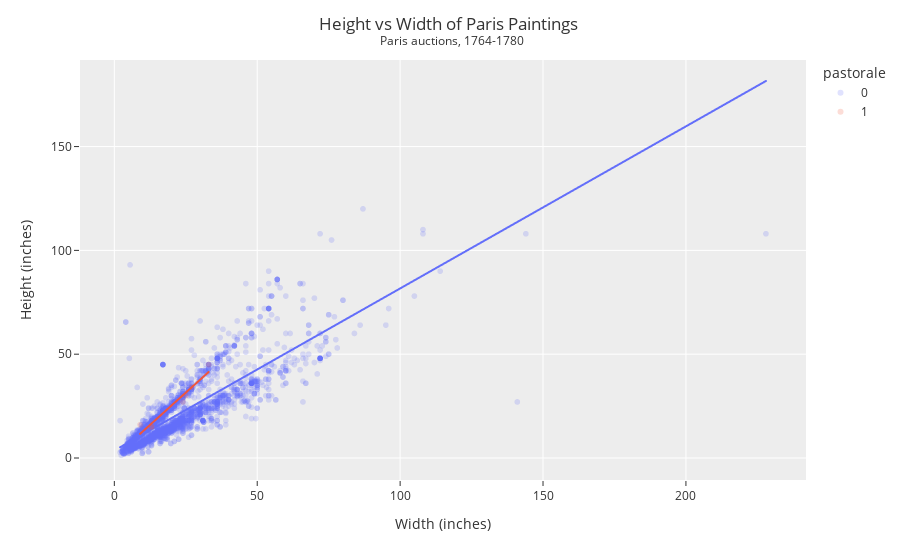

Here is the notebook cell this chart was saved with:
### Markdown cell above
IN the plot above we added another variable by coloring by whether or not there were landscape features in the painting. Then the trendline='ols' now gives us two lines. Here there is some evidence that if a painting in landscape, then it tends to be wider than it is tall.

**Exercise 1** Redo the plot above except color by some other variable that takes values of zero or one. Describe what the ols trendline tells you about the height and width of that type of painting. Eg. Does a painting being described as pastoral mean it is taller or wider than if it is not pastoral?

1. Choose a column that has just 0 and 1 as entries
2. Change those values into strings using apply and lambda
3. Do a value counts and talk about the balance in the data
4. Create a scatter plot with an old trendline colored by your focal column
5. Describe in words what you plot is telling you.

### Code cell
DF['pastorale'] = DF['pastorale'].apply(lambda x: str(x))

fig = px.scatter(DF,
                 x='Width_in',
                 y="Height_in",
                 color='pastorale',
                 opacity=0.2,
                 trendline='ols')

fig.update_layout(template="ggplot2",
                  title='Height vs Width of Paris Paintings <br><sup> Paris auctions, 1764-1780</sup>',
                  title_x=0.5,
                  xaxis_title="Width (inches)",
                  yaxis_title="Height (inches)")

fig.show()

### Figure 1 — Plotly figure (JSON) as saved in the notebook; plotly's stock layout.template omitted (floating-point values rounded to 4 significant figures; data arrays with more than 128 entries replaced by an {"elided": "..."} marker saying what was removed)
{"data": [{"hovertemplate": "pastorale=0<br>Width_in=%{x}<br>Height_in=%{y}<extra></extra>", "legendgroup": "0", "marker": {"color": "#636efa", "opacity": 0.2, "symbol": "circle"}, "mode": "markers", "name": "0", "showlegend": true, "type": "scattergl", "x": {"elided": "3386 float values"}, "xaxis": "x", "y": {"elided": "3386 float values"}, "yaxis": "y"}, {"hovertemplate": "<b>OLS trendline</b><br>Height_in = 0.780573 * Width_in + 3.61212<br>R<sup>2</sup>=0.683118<br><br>pastorale=0<br>Width_in=%{x}<br>Height_in=%{y} <b>(trend)</b><extra></extra>", "legendgroup": "0", "marker": {"color": "#636efa", "symbol": "circle"}, "mode": "lines", "name": "0", "showlegend": false, "type": "scattergl", "x": {"elided": "3128 float values"}, "xaxis": "x", "y": {"elided": "3128 float values"}, "yaxis": "y"}, {"hovertemplate": "pastorale=1<br>Width_in=%{x}<br>Height_in=%{y}<extra></extra>", "legendgroup": "1", "marker": {"color": "#EF553B", "opacity": 0.2, "symbol": "circle"}, "mode": "markers", "name": "1", "showlegend": true, "type": "scattergl", "x": [9.0, 13.0, 13.0, 24.0, 25.0, 27.0, 33.0], "xaxis": "x", "y": [16.0, 15.0, 15.0, 27.0, 30.0, 34.0, 45.0], "yaxis": "y"}, {"hovertemplate": "<b>OLS trendline</b><br>Height_in = 1.24234 * Width_in + 0.443243<br>R<sup>2</sup>=0.936511<br><br>pastorale=1<br>Width_in=%{x}<br>Height_in=%{y} <b>(trend)</b><extra></extra>", "legendgroup": "1", "marker": {"color": "#EF553B", "symbol": "circle"}, "mode": "lines", "name": "1", "showlegend": false, "type": "scattergl", "x": [9.0, 13.0, 13.0, 24.0, 25.0, 27.0, 33.0], "xaxis": "x", "y": [11.62, 16.59, 16.59, 30.26, 31.5, 33.99, 41.44], "yaxis": "y"}], "layout": {"legend": {"title": {"text": "pastorale"}, "tracegroupgap": 0}, "margin": {"t": 60}, "title": {"text": "Height vs Width of Paris Paintings <br><sup> Paris auctions, 1764-1780</sup>", "x": 0.5}, "xaxis": {"anchor": "y", "domain": [0, 1], "title": {"text": "Width (inches)"}}, "yaxis": {"anchor": "x", "domain": [0, 1], "title": {"text": "Height (inches)"}}}}
